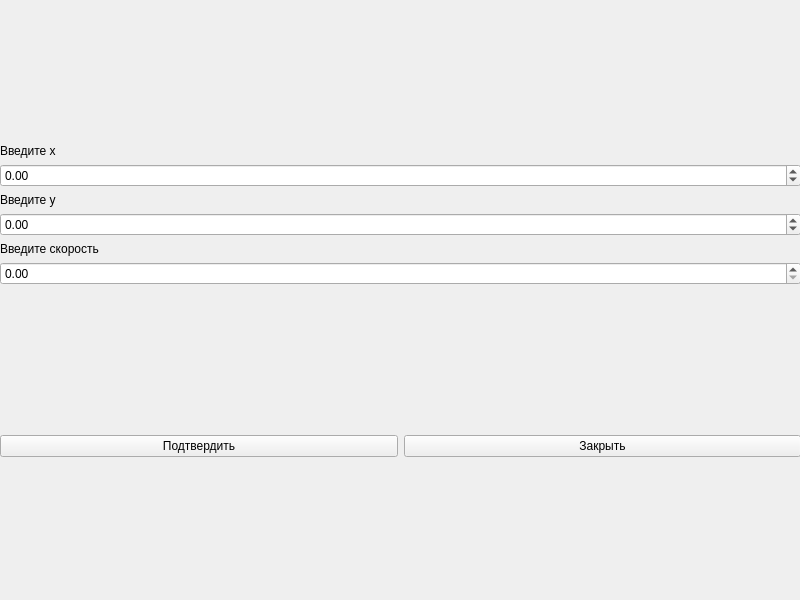
<?xml version="1.0" encoding="UTF-8"?>
<ui version="4.0">
 <class>flight_simulation</class>
 <widget class="QWidget" name="flight_simulation">
  <property name="geometry">
   <rect>
    <x>0</x>
    <y>0</y>
    <width>800</width>
    <height>600</height>
   </rect>
  </property>
  <property name="windowTitle">
   <string>Form</string>
  </property>
  <widget class="QWidget" name="verticalLayoutWidget">
   <property name="geometry">
    <rect>
     <x>0</x>
     <y>0</y>
     <width>801</width>
     <height>601</height>
    </rect>
   </property>
   <layout class="QVBoxLayout" name="verticalLayout">
    <item>
     <spacer name="verticalSpacer">
      <property name="orientation">
       <enum>Qt::Orientation::Vertical</enum>
      </property>
      <property name="sizeHint" stdset="0">
       <size>
        <width>20</width>
        <height>40</height>
       </size>
      </property>
     </spacer>
    </item>
    <item>
     <widget class="QLabel" name="label_2">
      <property name="text">
       <string>Введите x</string>
      </property>
     </widget>
    </item>
    <item>
     <widget class="QDoubleSpinBox" name="x_input">
      <property name="minimum">
       <double>-1000.000000000000000</double>
      </property>
      <property name="maximum">
       <double>1000.000000000000000</double>
      </property>
     </widget>
    </item>
    <item>
     <widget class="QLabel" name="label">
      <property name="text">
       <string>Введите y</string>
      </property>
     </widget>
    </item>
    <item>
     <widget class="QDoubleSpinBox" name="y_input">
      <property name="minimum">
       <double>-1000.000000000000000</double>
      </property>
      <property name="maximum">
       <double>1000.000000000000000</double>
      </property>
     </widget>
    </item>
    <item>
     <widget class="QLabel" name="label_3">
      <property name="text">
       <string>Введите скорость</string>
      </property>
     </widget>
    </item>
    <item>
     <widget class="QDoubleSpinBox" name="v_input">
      <property name="maximum">
       <double>500.000000000000000</double>
      </property>
     </widget>
    </item>
    <item>
     <spacer name="verticalSpacer_3">
      <property name="orientation">
       <enum>Qt::Orientation::Vertical</enum>
      </property>
      <property name="sizeHint" stdset="0">
       <size>
        <width>20</width>
        <height>40</height>
       </size>
      </property>
     </spacer>
    </item>
    <item>
     <layout class="QHBoxLayout" name="horizontalLayout">
      <item>
       <widget class="QPushButton" name="accept">
        <property name="text">
         <string>Подтвердить</string>
        </property>
       </widget>
      </item>
      <item>
       <widget class="QPushButton" name="close">
        <property name="text">
         <string>Закрыть</string>
        </property>
       </widget>
      </item>
     </layout>
    </item>
    <item>
     <spacer name="verticalSpacer_2">
      <property name="orientation">
       <enum>Qt::Orientation::Vertical</enum>
      </property>
      <property name="sizeHint" stdset="0">
       <size>
        <width>20</width>
        <height>40</height>
       </size>
      </property>
     </spacer>
    </item>
   </layout>
  </widget>
 </widget>
 <resources/>
 <connections/>
</ui>
